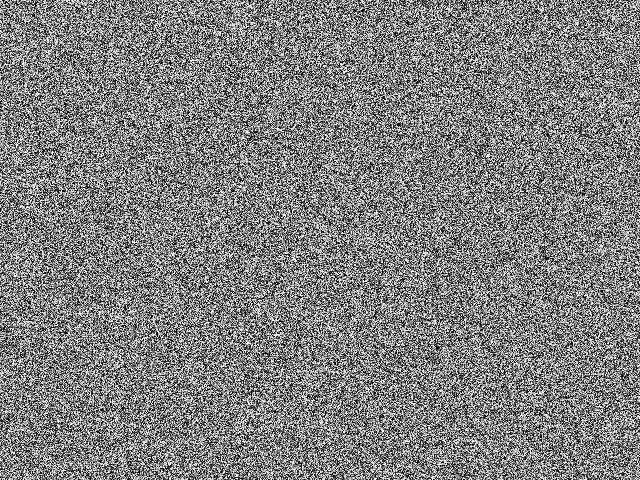
//> input picture test.png, 640 x 480 px
$ ./generalContours_demo2 ../test.png   (built with g++ and OpenCV 4)
//> lines starting //> are read from the running program, lines starting //| are printed output that depends on the picture; after the words box and inside, x2 and y2 are one past the last pixel; in counts of white or black regions, pixels touching at a corner belong together
/**
 * @function generalContours_demo2.cpp
 * @brief Demo code to obtain ellipses and rotated rectangles that contain detected contours
 * @author OpenCV team
 */

#include <opencv2/highgui/highgui.hpp>
#include <opencv2/imgproc/imgproc.hpp>
#include <iostream>
#include <stdio.h>
#include <stdlib.h>

using namespace cv;
using namespace std;

cv::Mat src;
cv::Mat src_gray;
int thresh = 100;
int max_thresh = 255;
RNG rng(12345);

/// Function header
void thresh_callback(int, void*);

/**
 * @function main
 */
int
main(int, char** argv) {
  /// Load source image and convert it to gray
  src = imread(argv[1], 1);
//> src is the input picture: 480 rows x 640 cols, CV_8UC3; min 0, max 255, mean 127.6

  /// Convert image to gray and blur it
  cvtColor(src, src_gray, COLOR_BGR2GRAY);
  blur(src_gray, src_gray, Size(3, 3));
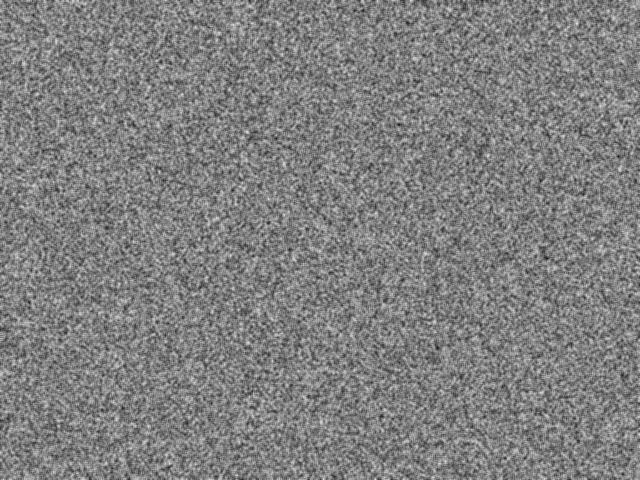
//> src_gray: 480 rows x 640 cols, CV_8UC1; min 22, max 233, mean 127.6

  /// Create Window
  const char* source_window = "Source";
  namedWindow(source_window, WINDOW_AUTOSIZE);
  imshow(source_window, src);

  createTrackbar(" Threshold:", "Source", &thresh, max_thresh, thresh_callback);
  thresh_callback(0, 0);

  waitKey(0);
  return (0);
}

/**
 * @function thresh_callback
 */
void
thresh_callback(int, void*) {
  cv::Mat threshold_output;
  std::vector<std::vector<cv::Point>> contours;
  std::vector<Vec4i> hierarchy;

  /// Detect edges using Threshold
  threshold(src_gray, threshold_output, thresh, 255, THRESH_BINARY);
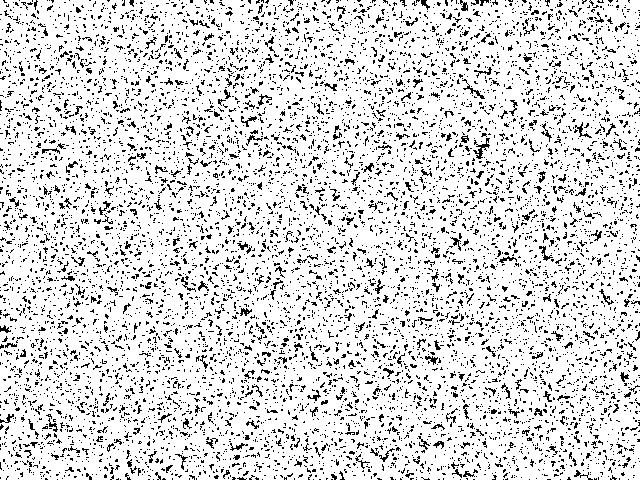
//> threshold_output: 480 rows x 640 cols, CV_8UC1; 86.1% white; black in thin lines or dots
  /// Find contours
  findContours(threshold_output, contours, hierarchy, CV_RETR_TREE, CV_CHAIN_APPROX_SIMPLE, cv::Point(0, 0));
//> contours = 9294 contours, 8572 with area under 20; largest, box (x1, y1, x2, y2) and area: (0, 0, 640, 480) 304590, (472, 137, 491, 160) 151, (462, 84, 486, 100) 95, (538, 245, 554, 262) 89, (240, 115, 258, 128) 88

  /// Find the rotated rectangles and ellipses for each contour
  std::vector<RotatedRect> minRect(contours.size());
  std::vector<RotatedRect> minEllipse(contours.size());

  for(size_t i = 0; i < contours.size(); i++) {
    minRect[i] = minAreaRect(cv::Mat(contours[i]));
    if(contours[i].size() > 5) {
      minEllipse[i] = fitEllipse(cv::Mat(contours[i]));
    }
  }
//> after the loop, minRect = 9294 RotatedRects (x, y, width, height, angle), first 8: [285, 479, 0, 0, -90], [600, 0.5, 1, 2, -90], [546, 0, 0, 0, -90], [511, 0, 0, 0, -90], [319.5, 239.5, 479, 639, -90], [536, 478, 1.41, 1.41, -45], [423, 478, 1.41, 1.41, -45], [246, 478, 1.41, 1.41, -45]; minEllipse = 9294 RotatedRects (x, y, width, height, angle), first 8: [0, 0, 0, 0, 0], [0, 0, 0, 0, 0], [0, 0, 0, 0, 0], [0, 0, 0, 0, 0], [323.9, 237.9, 541.8, 767.7, 91.76], [0, 0, 0, 0, 0], [0, 0, 0, 0, 0], [0, 0, 0, 0, 0]

  /// Draw contours + rotated rects + ellipses
  cv::Mat drawing = cv::Mat::zeros(threshold_output.size(), CV_8UC3);
  for(size_t i = 0; i < contours.size(); i++) {
    Scalar color = Scalar(rng.uniform(0, 255), rng.uniform(0, 255), rng.uniform(0, 255));
    // contour
    drawContours(drawing, contours, (int)i, color, 1, 8, std::vector<Vec4i>(), 0, cv::Point());
    // ellipse
    ellipse(drawing, minEllipse[i], color, 2, 8);
    // rotated rectangle
    cv::Point2f rect_points[4];
    minRect[i].points(rect_points);
    for(int j = 0; j < 4; j++) line(drawing, rect_points[j], rect_points[(j + 1) % 4], color, 1, 8);
  }
//> this loop made 9294 passes
//> rect_points on passes 2 to 4: 4 Points (x, y): [601, 1], [599, 1], [599, 0], [601, 0], 4 Points (x, y): [546, 0], [546, 0], [546, 0], [546, 0], 4 Points (x, y): [511, 0], [511, 0], [511, 0], [511, 0]
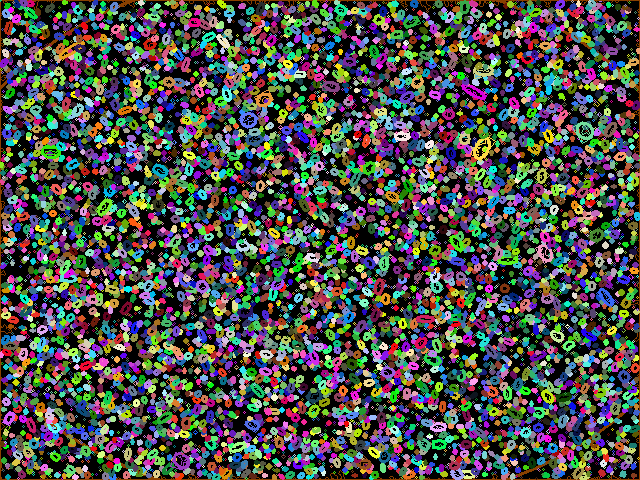
//> drawing: 480 rows x 640 cols, CV_8UC3; mean B, G, R 74.8, 77.7, 77.2

  /// Show in a window
  namedWindow("Contours", WINDOW_AUTOSIZE);
  imshow("Contours", drawing);
}
